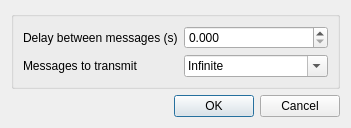
<?xml version="1.0" encoding="UTF-8"?>
<ui version="4.0">
 <class>AISModRepeatDialog</class>
 <widget class="QDialog" name="AISModRepeatDialog">
  <property name="geometry">
   <rect>
    <x>0</x>
    <y>0</y>
    <width>351</width>
    <height>115</height>
   </rect>
  </property>
  <property name="font">
   <font>
    <family>Liberation Sans</family>
    <pointsize>9</pointsize>
   </font>
  </property>
  <property name="windowTitle">
   <string>Packet Repeat Settings</string>
  </property>
  <layout class="QVBoxLayout" name="verticalLayout">
   <item>
    <widget class="QGroupBox" name="groupBox">
     <layout class="QFormLayout" name="formLayout">
      <item row="0" column="0">
       <widget class="QLabel" name="repeatDelayLabel">
        <property name="text">
         <string>Delay between messages (s)</string>
        </property>
       </widget>
      </item>
      <item row="1" column="0">
       <widget class="QLabel" name="repeatCountLabel">
        <property name="text">
         <string>Messages to transmit</string>
        </property>
       </widget>
      </item>
      <item row="1" column="1">
       <widget class="QComboBox" name="repeatCount">
        <property name="toolTip">
         <string>Number of messages to transmit</string>
        </property>
        <property name="editable">
         <bool>true</bool>
        </property>
        <item>
         <property name="text">
          <string>Infinite</string>
         </property>
        </item>
        <item>
         <property name="text">
          <string>10</string>
         </property>
        </item>
        <item>
         <property name="text">
          <string>100</string>
         </property>
        </item>
        <item>
         <property name="text">
          <string>1000</string>
         </property>
        </item>
       </widget>
      </item>
      <item row="0" column="1">
       <widget class="QDoubleSpinBox" name="repeatDelay">
        <property name="decimals">
         <number>3</number>
        </property>
        <property name="maximum">
         <double>1000000.000000000000000</double>
        </property>
       </widget>
      </item>
     </layout>
    </widget>
   </item>
   <item>
    <widget class="QDialogButtonBox" name="buttonBox">
     <property name="orientation">
      <enum>Qt::Horizontal</enum>
     </property>
     <property name="standardButtons">
      <set>QDialogButtonBox::Cancel|QDialogButtonBox::Ok</set>
     </property>
    </widget>
   </item>
  </layout>
 </widget>
 <tabstops>
  <tabstop>repeatDelay</tabstop>
  <tabstop>repeatCount</tabstop>
 </tabstops>
 <resources/>
 <connections>
  <connection>
   <sender>buttonBox</sender>
   <signal>accepted()</signal>
   <receiver>AISModRepeatDialog</receiver>
   <slot>accept()</slot>
   <hints>
    <hint type="sourcelabel">
     <x>248</x>
     <y>254</y>
    </hint>
    <hint type="destinationlabel">
     <x>157</x>
     <y>274</y>
    </hint>
   </hints>
  </connection>
  <connection>
   <sender>buttonBox</sender>
   <signal>rejected()</signal>
   <receiver>AISModRepeatDialog</receiver>
   <slot>reject()</slot>
   <hints>
    <hint type="sourcelabel">
     <x>316</x>
     <y>260</y>
    </hint>
    <hint type="destinationlabel">
     <x>286</x>
     <y>274</y>
    </hint>
   </hints>
  </connection>
 </connections>
</ui>
